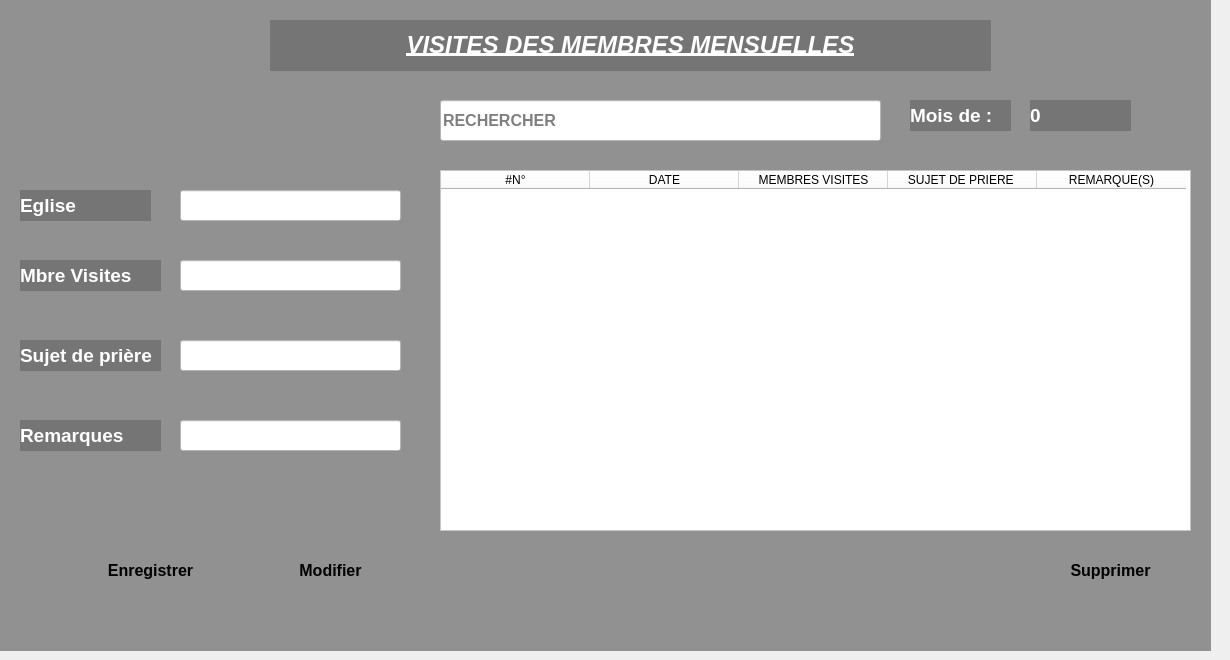
     <widget class="QWidget" name="tab_6">
      <attribute name="title">
       <string>VISITES DES MEMBRES</string>
      </attribute>
      <widget class="QLabel" name="label_8">
       <property name="geometry">
        <rect>
         <x>-10</x>
         <y>0</y>
         <width>1221</width>
         <height>651</height>
        </rect>
       </property>
       <property name="font">
        <font>
         <pointsize>8</pointsize>
        </font>
       </property>
       <property name="layoutDirection">
        <enum>Qt::LeftToRight</enum>
       </property>
       <property name="autoFillBackground">
        <bool>false</bool>
       </property>
       <property name="styleSheet">
        <string notr="true">background-color:rgba(0,0,0,100);</string>
       </property>
       <property name="text">
        <string/>
       </property>
       <property name="wordWrap">
        <bool>false</bool>
       </property>
      </widget>
      <widget class="QLineEdit" name="lineEdit_20">
       <property name="geometry">
        <rect>
         <x>440</x>
         <y>100</y>
         <width>441</width>
         <height>41</height>
        </rect>
       </property>
       <property name="font">
        <font>
         <pointsize>12</pointsize>
         <weight>75</weight>
         <bold>true</bold>
        </font>
       </property>
       <property name="styleSheet">
        <string notr="true">background-color:#ffffff;</string>
       </property>
       <property name="placeholderText">
        <string>RECHERCHER</string>
       </property>
      </widget>
      <widget class="QLabel" name="label_34">
       <property name="geometry">
        <rect>
         <x>20</x>
         <y>190</y>
         <width>131</width>
         <height>31</height>
        </rect>
       </property>
       <property name="font">
        <font>
         <pointsize>14</pointsize>
         <weight>75</weight>
         <bold>true</bold>
        </font>
       </property>
       <property name="styleSheet">
        <string notr="true">color:white;
background-color:rgba(0,0,0,50);</string>
       </property>
       <property name="text">
        <string>Eglise</string>
       </property>
      </widget>
      <widget class="QTableWidget" name="tableWidget_5">
       <property name="geometry">
        <rect>
         <x>440</x>
         <y>170</y>
         <width>751</width>
         <height>361</height>
        </rect>
       </property>
       <property name="styleSheet">
        <string notr="true">background-color:#ffffff;</string>
       </property>
       <property name="columnCount">
        <number>5</number>
       </property>
       <attribute name="horizontalHeaderMinimumSectionSize">
        <number>50</number>
       </attribute>
       <attribute name="horizontalHeaderDefaultSectionSize">
        <number>149</number>
       </attribute>
       <attribute name="verticalHeaderDefaultSectionSize">
        <number>31</number>
       </attribute>
       <column>
        <property name="text">
         <string>#N°</string>
        </property>
       </column>
       <column>
        <property name="text">
         <string>DATE</string>
        </property>
       </column>
       <column>
        <property name="text">
         <string>MEMBRES VISITES</string>
        </property>
       </column>
       <column>
        <property name="text">
         <string>SUJET DE PRIERE </string>
        </property>
       </column>
       <column>
        <property name="text">
         <string>REMARQUE(S)</string>
        </property>
       </column>
      </widget>
      <widget class="QPushButton" name="pushButton_9">
       <property name="geometry">
        <rect>
         <x>80</x>
         <y>550</y>
         <width>141</width>
         <height>41</height>
        </rect>
       </property>
       <property name="font">
        <font>
         <pointsize>12</pointsize>
         <weight>75</weight>
         <bold>true</bold>
        </font>
       </property>
       <property name="styleSheet">
        <string notr="true">QPushButton#pushButton_9 {
    background: qlineargradient(x1: 0, y1: 0, x2: 0, y2: 1,
        stop: 0 #55AAFF,
        stop: 1 #FFFFFF);
    border: none;
    border-radius: 20px;
    colo r: white;
}

QPushButton#pushButton_9:hover {
    background: qlineargradient(x1: 0, y1: 0, x2: 0, y2: 1,
        stop: 0 #55AAFF, /* Bleu clair pour le hover */
        stop: 1 #0077CC); /* Bleu un peu plus foncé pour le hover */
    color: black;
}

QPushButton#pushButton_9:pressed {
    background: qlineargradient(x1: 0, y1: 0, x2: 0, y2: 1,
        stop: 0 #3399FF, /* Bleu clair pour le pressed */
        stop: 1 #0033AA); /* Bleu un peu plus foncé pour le pressed */
    color: green;
}
</string>
       </property>
       <property name="text">
        <string>Enregistrer</string>
       </property>
      </widget>
      <widget class="QLineEdit" name="lineEdit_21">
       <property name="geometry">
        <rect>
         <x>180</x>
         <y>190</y>
         <width>221</width>
         <height>31</height>
        </rect>
       </property>
       <property name="styleSheet">
        <string notr="true">background-color:#ffffff;</string>
       </property>
      </widget>
      <widget class="QLabel" name="label_39">
       <property name="geometry">
        <rect>
         <x>270</x>
         <y>20</y>
         <width>721</width>
         <height>51</height>
        </rect>
       </property>
       <property name="font">
        <font>
         <pointsize>11</pointsize>
         <weight>75</weight>
         <bold>true</bold>
         <underline>true</underline>
         <strikeout>false</strikeout>
         <stylestrategy>PreferAntialias</stylestrategy>
         <kerning>false</kerning>
        </font>
       </property>
       <property name="styleSheet">
        <string notr="true">color:white;
background-color:rgba(0,0,0,50);
</string>
       </property>
       <property name="text">
        <string>&lt;html&gt;&lt;head/&gt;&lt;body&gt;&lt;p align=&quot;center&quot;&gt;&lt;span style=&quot; font-size:18pt; font-style:italic;&quot;&gt;VISITES DES MEMBRES MENSUELLES&lt;/span&gt;&lt;/p&gt;&lt;/body&gt;&lt;/html&gt;</string>
       </property>
      </widget>
      <widget class="QLabel" name="label_50">
       <property name="geometry">
        <rect>
         <x>910</x>
         <y>100</y>
         <width>101</width>
         <height>31</height>
        </rect>
       </property>
       <property name="font">
        <font>
         <pointsize>14</pointsize>
         <weight>75</weight>
         <bold>true</bold>
        </font>
       </property>
       <property name="styleSheet">
        <string notr="true">color:white;
background-color:rgba(0,0,0,50);</string>
       </property>
       <property name="text">
        <string>Mois de :</string>
       </property>
      </widget>
      <widget class="QLabel" name="label_65">
       <property name="geometry">
        <rect>
         <x>1030</x>
         <y>100</y>
         <width>101</width>
         <height>31</height>
        </rect>
       </property>
       <property name="font">
        <font>
         <pointsize>14</pointsize>
         <weight>75</weight>
         <bold>true</bold>
        </font>
       </property>
       <property name="styleSheet">
        <string notr="true">color:white;
background-color:rgba(0,0,0,50);</string>
       </property>
       <property name="text">
        <string>0</string>
       </property>
      </widget>
      <widget class="QLabel" name="label_66">
       <property name="geometry">
        <rect>
         <x>20</x>
         <y>260</y>
         <width>141</width>
         <height>31</height>
        </rect>
       </property>
       <property name="font">
        <font>
         <pointsize>14</pointsize>
         <weight>75</weight>
         <bold>true</bold>
        </font>
       </property>
       <property name="styleSheet">
        <string notr="true">color:white;
background-color:rgba(0,0,0,50);</string>
       </property>
       <property name="text">
        <string>Mbre Visites</string>
       </property>
      </widget>
      <widget class="QLineEdit" name="lineEdit_44">
       <property name="geometry">
        <rect>
         <x>180</x>
         <y>260</y>
         <width>221</width>
         <height>31</height>
        </rect>
       </property>
       <property name="styleSheet">
        <string notr="true">background-color:#ffffff;</string>
       </property>
      </widget>
      <widget class="QLabel" name="label_67">
       <property name="geometry">
        <rect>
         <x>20</x>
         <y>340</y>
         <width>141</width>
         <height>31</height>
        </rect>
       </property>
       <property name="font">
        <font>
         <pointsize>14</pointsize>
         <weight>75</weight>
         <bold>true</bold>
        </font>
       </property>
       <property name="styleSheet">
        <string notr="true">color:white;
background-color:rgba(0,0,0,50);</string>
       </property>
       <property name="text">
        <string>Sujet de prière</string>
       </property>
      </widget>
      <widget class="QLineEdit" name="lineEdit_45">
       <property name="geometry">
        <rect>
         <x>180</x>
         <y>340</y>
         <width>221</width>
         <height>31</height>
        </rect>
       </property>
       <property name="styleSheet">
        <string notr="true">background-color:#ffffff;</string>
       </property>
      </widget>
      <widget class="QLabel" name="label_68">
       <property name="geometry">
        <rect>
         <x>20</x>
         <y>420</y>
         <width>141</width>
         <height>31</height>
        </rect>
       </property>
       <property name="font">
        <font>
         <pointsize>14</pointsize>
         <weight>75</weight>
         <bold>true</bold>
        </font>
       </property>
       <property name="styleSheet">
        <string notr="true">color:white;
background-color:rgba(0,0,0,50);</string>
       </property>
       <property name="text">
        <string>Remarques</string>
       </property>
      </widget>
      <widget class="QLineEdit" name="lineEdit_46">
       <property name="geometry">
        <rect>
         <x>180</x>
         <y>420</y>
         <width>221</width>
         <height>31</height>
        </rect>
       </property>
       <property name="styleSheet">
        <string notr="true">background-color:#ffffff;</string>
       </property>
      </widget>
      <widget class="QPushButton" name="pushButton_30">
       <property name="geometry">
        <rect>
         <x>260</x>
         <y>550</y>
         <width>141</width>
         <height>41</height>
        </rect>
       </property>
       <property name="font">
        <font>
         <pointsize>12</pointsize>
         <weight>75</weight>
         <bold>true</bold>
        </font>
       </property>
       <property name="styleSheet">
        <string notr="true">QPushButton#pushButton_30 {
    background: qlineargradient(x1: 0, y1: 0, x2: 0, y2: 1,
        stop: 0 #55AAFF,
        stop: 1 #FFFFFF);
    border: none;
    border-radius: 20px;
    colo r: white;
}

QPushButton#pushButton_30:hover {
    background: qlineargradient(x1: 0, y1: 0, x2: 0, y2: 1,
        stop: 0 #55AAFF, /* Bleu clair pour le hover */
        stop: 1 #0077CC); /* Bleu un peu plus foncé pour le hover */
    color: black;
}

QPushButton#pushButton_30:pressed {
    background: qlineargradient(x1: 0, y1: 0, x2: 0, y2: 1,
        stop: 0 #3399FF, /* Bleu clair pour le pressed */
        stop: 1 #0033AA); /* Bleu un peu plus foncé pour le pressed */
    color: green;
}
</string>
       </property>
       <property name="text">
        <string>Modifier</string>
       </property>
      </widget>
      <widget class="QPushButton" name="pushButton_31">
       <property name="geometry">
        <rect>
         <x>1040</x>
         <y>550</y>
         <width>141</width>
         <height>41</height>
        </rect>
       </property>
       <property name="font">
        <font>
         <pointsize>12</pointsize>
         <weight>75</weight>
         <bold>true</bold>
        </font>
       </property>
       <property name="styleSheet">
        <string notr="true">QPushButton#pushButton_31 {
    background: qlineargradient(x1: 0, y1: 0, x2: 0, y2: 1,
        stop: 0 #55AAFF,
        stop: 1 #FFFFFF);
    border: none;
    border-radius: 20px;
    colo r: white;
}

QPushButton#pushButton_31:hover {
    background: qlineargradient(x1: 0, y1: 0, x2: 0, y2: 1,
        stop: 0 #55AAFF, /* Bleu clair pour le hover */
        stop: 1 #0077CC); /* Bleu un peu plus foncé pour le hover */
    color: black;
}

QPushButton#pushButton_31:pressed {
    background: qlineargradient(x1: 0, y1: 0, x2: 0, y2: 1,
        stop: 0 #3399FF, /* Bleu clair pour le pressed */
        stop: 1 #0033AA); /* Bleu un peu plus foncé pour le pressed */
    color: green;
}
</string>
       </property>
       <property name="text">
        <string>Supprimer</string>
       </property>
      </widget>
     </widget>
